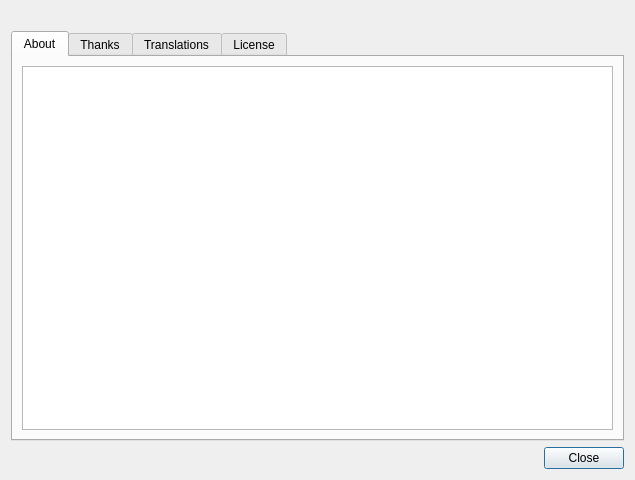
<?xml version="1.0" encoding="UTF-8"?>
<ui version="4.0">
 <class>DialogAbout</class>
 <widget class="QDialog" name="DialogAbout">
  <property name="geometry">
   <rect>
    <x>0</x>
    <y>0</y>
    <width>635</width>
    <height>480</height>
   </rect>
  </property>
  <property name="windowTitle">
   <string>About</string>
  </property>
  <layout class="QVBoxLayout" name="verticalLayout">
   <item>
    <widget class="QLabel" name="label">
     <property name="pixmap">
      <pixmap resource="nedit.qrc">:/res/nedit.png</pixmap>
     </property>
     <property name="alignment">
      <set>Qt::AlignLeading|Qt::AlignLeft|Qt::AlignVCenter</set>
     </property>
    </widget>
   </item>
   <item>
    <widget class="QTabWidget" name="tabWidget">
     <property name="currentIndex">
      <number>0</number>
     </property>
     <widget class="QWidget" name="tab">
      <attribute name="title">
       <string>About</string>
      </attribute>
      <layout class="QGridLayout" name="gridLayout">
       <item row="0" column="0">
        <widget class="QTextEdit" name="textAbout">
         <property name="font">
          <font>
           <family>Monospace</family>
          </font>
         </property>
         <property name="readOnly">
          <bool>true</bool>
         </property>
        </widget>
       </item>
      </layout>
     </widget>
     <widget class="QWidget" name="tab_2">
      <attribute name="title">
       <string>Thanks</string>
      </attribute>
      <layout class="QGridLayout" name="gridLayout_2">
       <item row="0" column="0">
        <widget class="QTextEdit" name="textThanks">
         <property name="font">
          <font>
           <family>Monospace</family>
          </font>
         </property>
         <property name="readOnly">
          <bool>true</bool>
         </property>
         <property name="html">
          <string>&lt;!DOCTYPE HTML PUBLIC &quot;-//W3C//DTD HTML 4.0//EN&quot; &quot;http://www.w3.org/TR/REC-html40/strict.dtd&quot;&gt;
&lt;html&gt;&lt;head&gt;&lt;meta name=&quot;qrichtext&quot; content=&quot;1&quot; /&gt;&lt;style type=&quot;text/css&quot;&gt;
p, li { white-space: pre-wrap; }
&lt;/style&gt;&lt;/head&gt;&lt;body style=&quot; font-family:'Monospace'; font-size:10pt; font-weight:400; font-style:normal;&quot;&gt;
&lt;p style=&quot; margin-top:0px; margin-bottom:0px; margin-left:0px; margin-right:0px; -qt-block-indent:0; text-indent:0px;&quot;&gt;&lt;span style=&quot; font-size:9pt;&quot;&gt;I would like to thank the original authors of NEdit. For years, it has been my editor of choice. I am truly most productive while using it and can only hope to contribute something as useful.&lt;/span&gt;&lt;/p&gt;
&lt;p style=&quot;-qt-paragraph-type:empty; margin-top:0px; margin-bottom:0px; margin-left:0px; margin-right:0px; -qt-block-indent:0; text-indent:0px; font-size:9pt;&quot;&gt;&lt;br /&gt;&lt;/p&gt;
&lt;p style=&quot; margin-top:0px; margin-bottom:0px; margin-left:0px; margin-right:0px; -qt-block-indent:0; text-indent:0px;&quot;&gt;&lt;span style=&quot; font-size:9pt; font-weight:600;&quot;&gt;Thank you to those who wrote the original NEdit:&lt;/span&gt;&lt;/p&gt;
&lt;p style=&quot;-qt-paragraph-type:empty; margin-top:0px; margin-bottom:0px; margin-left:0px; margin-right:0px; -qt-block-indent:0; text-indent:0px; font-size:9pt;&quot;&gt;&lt;br /&gt;&lt;/p&gt;
&lt;p style=&quot; margin-top:0px; margin-bottom:0px; margin-left:0px; margin-right:0px; -qt-block-indent:0; text-indent:0px;&quot;&gt;&lt;span style=&quot; font-size:9pt;&quot;&gt;Mark Edel, Joy Kyriakopulos, Christopher Conrad, Jim Clark, Arnulfo Zepeda-Navratil, Suresh Ravoor, Tony Balinski, Max Vohlken, Yunliang Yu, Donna Reid, Arne Førlie, Eddy De Greef, Steve LoBasso, Alexander Mai, Scott Tringali, Thorsten Haude, Steve Haehn, Andrew Hood, Nathaniel Gray, and TK Soh.&lt;/span&gt;&lt;/p&gt;
&lt;p style=&quot; margin-top:0px; margin-bottom:0px; margin-left:0px; margin-right:0px; -qt-block-indent:0; text-indent:0px;&quot;&gt;&lt;span style=&quot; font-size:9pt; font-weight:600;&quot;&gt;&lt;br /&gt;Thank you to those who wrote the regex engine which NEdit adapted:&lt;/span&gt;&lt;span style=&quot; font-size:9pt;&quot;&gt;&lt;br /&gt;&lt;/span&gt;&lt;/p&gt;
&lt;p style=&quot; margin-top:0px; margin-bottom:0px; margin-left:0px; margin-right:0px; -qt-block-indent:0; text-indent:0px;&quot;&gt;&lt;span style=&quot; font-size:9pt;&quot;&gt;The regular expression matching routines used in NEdit are adapted (with permission) from original code written by Henry Spencer at the University of Toronto.&lt;br /&gt;&lt;br /&gt;&lt;/span&gt;&lt;span style=&quot; font-size:9pt; font-weight:600;&quot;&gt;Thank you to those who wrote the original syntax highlighting patterns:&lt;/span&gt;&lt;/p&gt;
&lt;p style=&quot;-qt-paragraph-type:empty; margin-top:0px; margin-bottom:0px; margin-left:0px; margin-right:0px; -qt-block-indent:0; text-indent:0px; font-size:9pt;&quot;&gt;&lt;br /&gt;&lt;/p&gt;
&lt;p style=&quot; margin-top:0px; margin-bottom:0px; margin-left:0px; margin-right:0px; -qt-block-indent:0; text-indent:0px;&quot;&gt;&lt;span style=&quot; font-size:9pt;&quot;&gt;Simon T. MacDonald,  Maurice Leysens, Matt Majka, Alfred Smeenk, Alain Fargues, Christopher Conrad, Scott Markinson, Konrad Bernloehr, Ivan Herman, Patrice Venant, Christian Denat, Philippe Couton, Max Vohlken, Markus Schwarzenberg, Himanshu Gohel, Steven C. Kapp, Michael Turomsha, John Fieber, Chris Ross, Nathaniel Gray, Joachim Lous, Mike Duigou, Seak Teng-Fong, Joor Loohuis, Mark Jones, and Niek van den Berg.&lt;br /&gt;&lt;br /&gt;If there is someone who I have overlooked, please let me know.&lt;/span&gt;&lt;/p&gt;&lt;/body&gt;&lt;/html&gt;</string>
         </property>
        </widget>
       </item>
      </layout>
     </widget>
     <widget class="QWidget" name="tab_3">
      <attribute name="title">
       <string>Translations</string>
      </attribute>
      <layout class="QGridLayout" name="gridLayout_3">
       <item row="0" column="0">
        <widget class="QTextEdit" name="textTranslations">
         <property name="font">
          <font>
           <family>Monospace</family>
          </font>
         </property>
         <property name="readOnly">
          <bool>true</bool>
         </property>
         <property name="html">
          <string>&lt;!DOCTYPE HTML PUBLIC &quot;-//W3C//DTD HTML 4.0//EN&quot; &quot;http://www.w3.org/TR/REC-html40/strict.dtd&quot;&gt;
&lt;html&gt;&lt;head&gt;&lt;meta name=&quot;qrichtext&quot; content=&quot;1&quot; /&gt;&lt;style type=&quot;text/css&quot;&gt;
p, li { white-space: pre-wrap; }
&lt;/style&gt;&lt;/head&gt;&lt;body style=&quot; font-family:'Monospace'; font-size:10pt; font-weight:400; font-style:normal;&quot;&gt;
&lt;p style=&quot; margin-top:12px; margin-bottom:12px; margin-left:0px; margin-right:0px; -qt-block-indent:0; text-indent:0px;&quot;&gt;&lt;span style=&quot; font-size:9pt;&quot;&gt;Xuo &amp;lt;https://github.com/ericxuo&amp;gt; - French&lt;/span&gt;&lt;/p&gt;
&lt;p style=&quot; margin-top:12px; margin-bottom:12px; margin-left:0px; margin-right:0px; -qt-block-indent:0; text-indent:0px;&quot;&gt;&lt;span style=&quot; font-size:9pt;&quot;&gt;&lt;br /&gt;Care to be the first? Email the author at &lt;/span&gt;&lt;a href=&quot;mailto:evan.teran@gmail.com&quot;&gt;&lt;span style=&quot; font-size:9pt; text-decoration: underline; color:#0057ae;&quot;&gt;evan.teran@gmail.com&lt;/span&gt;&lt;/a&gt;&lt;/p&gt;&lt;/body&gt;&lt;/html&gt;</string>
         </property>
         <property name="textInteractionFlags">
          <set>Qt::LinksAccessibleByMouse|Qt::TextSelectableByMouse</set>
         </property>
        </widget>
       </item>
      </layout>
     </widget>
     <widget class="QWidget" name="tab_4">
      <attribute name="title">
       <string>License</string>
      </attribute>
      <layout class="QGridLayout" name="gridLayout_4">
       <item row="0" column="0">
        <widget class="QPlainTextEdit" name="textLicense">
         <property name="font">
          <font>
           <family>Monospace</family>
          </font>
         </property>
         <property name="lineWrapMode">
          <enum>QPlainTextEdit::NoWrap</enum>
         </property>
         <property name="readOnly">
          <bool>true</bool>
         </property>
         <property name="plainText">
          <string>                    GNU GENERAL PUBLIC LICENSE
                       Version 2, June 1991

 Copyright (C) 1989, 1991 Free Software Foundation, Inc.,
 51 Franklin Street, Fifth Floor, Boston, MA 02110-1301 USA
 Everyone is permitted to copy and distribute verbatim copies
 of this license document, but changing it is not allowed.

                            Preamble

  The licenses for most software are designed to take away your
freedom to share and change it.  By contrast, the GNU General Public
License is intended to guarantee your freedom to share and change free
software--to make sure the software is free for all its users.  This
General Public License applies to most of the Free Software
Foundation's software and to any other program whose authors commit to
using it.  (Some other Free Software Foundation software is covered by
the GNU Lesser General Public License instead.)  You can apply it to
your programs, too.

  When we speak of free software, we are referring to freedom, not
price.  Our General Public Licenses are designed to make sure that you
have the freedom to distribute copies of free software (and charge for
this service if you wish), that you receive source code or can get it
if you want it, that you can change the software or use pieces of it
in new free programs; and that you know you can do these things.

  To protect your rights, we need to make restrictions that forbid
anyone to deny you these rights or to ask you to surrender the rights.
These restrictions translate to certain responsibilities for you if you
distribute copies of the software, or if you modify it.

  For example, if you distribute copies of such a program, whether
gratis or for a fee, you must give the recipients all the rights that
you have.  You must make sure that they, too, receive or can get the
source code.  And you must show them these terms so they know their
rights.

  We protect your rights with two steps: (1) copyright the software, and
(2) offer you this license which gives you legal permission to copy,
distribute and/or modify the software.

  Also, for each author's protection and ours, we want to make certain
that everyone understands that there is no warranty for this free
software.  If the software is modified by someone else and passed on, we
want its recipients to know that what they have is not the original, so
that any problems introduced by others will not reflect on the original
authors' reputations.

  Finally, any free program is threatened constantly by software
patents.  We wish to avoid the danger that redistributors of a free
program will individually obtain patent licenses, in effect making the
program proprietary.  To prevent this, we have made it clear that any
patent must be licensed for everyone's free use or not licensed at all.

  The precise terms and conditions for copying, distribution and
modification follow.

                    GNU GENERAL PUBLIC LICENSE
   TERMS AND CONDITIONS FOR COPYING, DISTRIBUTION AND MODIFICATION

  0. This License applies to any program or other work which contains
a notice placed by the copyright holder saying it may be distributed
under the terms of this General Public License.  The &quot;Program&quot;, below,
refers to any such program or work, and a &quot;work based on the Program&quot;
means either the Program or any derivative work under copyright law:
that is to say, a work containing the Program or a portion of it,
either verbatim or with modifications and/or translated into another
language.  (Hereinafter, translation is included without limitation in
the term &quot;modification&quot;.)  Each licensee is addressed as &quot;you&quot;.

Activities other than copying, distribution and modification are not
covered by this License; they are outside its scope.  The act of
running the Program is not restricted, and the output from the Program
is covered only if its contents constitute a work based on the
Program (independent of having been made by running the Program).
Whether that is true depends on what the Program does.

  1. You may copy and distribute verbatim copies of the Program's
source code as you receive it, in any medium, provided that you
conspicuously and appropriately publish on each copy an appropriate
copyright notice and disclaimer of warranty; keep intact all the
notices that refer to this License and to the absence of any warranty;
and give any other recipients of the Program a copy of this License
along with the Program.

You may charge a fee for the physical act of transferring a copy, and
you may at your option offer warranty protection in exchange for a fee.

  2. You may modify your copy or copies of the Program or any portion
of it, thus forming a work based on the Program, and copy and
distribute such modifications or work under the terms of Section 1
above, provided that you also meet all of these conditions:

    a) You must cause the modified files to carry prominent notices
    stating that you changed the files and the date of any change.

    b) You must cause any work that you distribute or publish, that in
    whole or in part contains or is derived from the Program or any
    part thereof, to be licensed as a whole at no charge to all third
    parties under the terms of this License.

    c) If the modified program normally reads commands interactively
    when run, you must cause it, when started running for such
    interactive use in the most ordinary way, to print or display an
    announcement including an appropriate copyright notice and a
    notice that there is no warranty (or else, saying that you provide
    a warranty) and that users may redistribute the program under
    these conditions, and telling the user how to view a copy of this
    License.  (Exception: if the Program itself is interactive but
    does not normally print such an announcement, your work based on
    the Program is not required to print an announcement.)

These requirements apply to the modified work as a whole.  If
identifiable sections of that work are not derived from the Program,
and can be reasonably considered independent and separate works in
themselves, then this License, and its terms, do not apply to those
sections when you distribute them as separate works.  But when you
distribute the same sections as part of a whole which is a work based
on the Program, the distribution of the whole must be on the terms of
this License, whose permissions for other licensees extend to the
entire whole, and thus to each and every part regardless of who wrote it.

Thus, it is not the intent of this section to claim rights or contest
your rights to work written entirely by you; rather, the intent is to
exercise the right to control the distribution of derivative or
collective works based on the Program.

In addition, mere aggregation of another work not based on the Program
with the Program (or with a work based on the Program) on a volume of
a storage or distribution medium does not bring the other work under
the scope of this License.

  3. You may copy and distribute the Program (or a work based on it,
under Section 2) in object code or executable form under the terms of
Sections 1 and 2 above provided that you also do one of the following:

    a) Accompany it with the complete corresponding machine-readable
    source code, which must be distributed under the terms of Sections
    1 and 2 above on a medium customarily used for software interchange; or,

    b) Accompany it with a written offer, valid for at least three
    years, to give any third party, for a charge no more than your
    cost of physically performing source distribution, a complete
    machine-readable copy of the corresponding source code, to be
    distributed under the terms of Sections 1 and 2 above on a medium
    customarily used for software interchange; or,

    c) Accompany it with the information you received as to the offer
    to distribute corresponding source code.  (This alternative is
    allowed only for noncommercial distribution and only if you
    received the program in object code or executable form with such
    an offer, in accord with Subsection b above.)

The source code for a work means the preferred form of the work for
making modifications to it.  For an executable work, complete source
code means all the source code for all modules it contains, plus any
associated interface definition files, plus the scripts used to
control compilation and installation of the executable.  However, as a
special exception, the source code distributed need not include
anything that is normally distributed (in either source or binary
form) with the major components (compiler, kernel, and so on) of the
operating system on which the executable runs, unless that component
itself accompanies the executable.

If distribution of executable or object code is made by offering
access to copy from a designated place, then offering equivalent
access to copy the source code from the same place counts as
distribution of the source code, even though third parties are not
compelled to copy the source along with the object code.

  4. You may not copy, modify, sublicense, or distribute the Program
except as expressly provided under this License.  Any attempt
otherwise to copy, modify, sublicense or distribute the Program is
void, and will automatically terminate your rights under this License.
However, parties who have received copies, or rights, from you under
this License will not have their licenses terminated so long as such
parties remain in full compliance.

  5. You are not required to accept this License, since you have not
signed it.  However, nothing else grants you permission to modify or
distribute the Program or its derivative works.  These actions are
prohibited by law if you do not accept this License.  Therefore, by
modifying or distributing the Program (or any work based on the
Program), you indicate your acceptance of this License to do so, and
all its terms and conditions for copying, distributing or modifying
the Program or works based on it.

  6. Each time you redistribute the Program (or any work based on the
Program), the recipient automatically receives a license from the
original licensor to copy, distribute or modify the Program subject to
these terms and conditions.  You may not impose any further
restrictions on the recipients' exercise of the rights granted herein.
You are not responsible for enforcing compliance by third parties to
this License.

  7. If, as a consequence of a court judgment or allegation of patent
infringement or for any other reason (not limited to patent issues),
conditions are imposed on you (whether by court order, agreement or
otherwise) that contradict the conditions of this License, they do not
excuse you from the conditions of this License.  If you cannot
distribute so as to satisfy simultaneously your obligations under this
License and any other pertinent obligations, then as a consequence you
may not distribute the Program at all.  For example, if a patent
license would not permit royalty-free redistribution of the Program by
all those who receive copies directly or indirectly through you, then
the only way you could satisfy both it and this License would be to
refrain entirely from distribution of the Program.

If any portion of this section is held invalid or unenforceable under
any particular circumstance, the balance of the section is intended to
apply and the section as a whole is intended to apply in other
circumstances.

It is not the purpose of this section to induce you to infringe any
patents or other property right claims or to contest validity of any
such claims; this section has the sole purpose of protecting the
integrity of the free software distribution system, which is
implemented by public license practices.  Many people have made
generous contributions to the wide range of software distributed
through that system in reliance on consistent application of that
system; it is up to the author/donor to decide if he or she is willing
to distribute software through any other system and a licensee cannot
impose that choice.

This section is intended to make thoroughly clear what is believed to
be a consequence of the rest of this License.

  8. If the distribution and/or use of the Program is restricted in
certain countries either by patents or by copyrighted interfaces, the
original copyright holder who places the Program under this License
may add an explicit geographical distribution limitation excluding
those countries, so that distribution is permitted only in or among
countries not thus excluded.  In such case, this License incorporates
the limitation as if written in the body of this License.

  9. The Free Software Foundation may publish revised and/or new versions
of the General Public License from time to time.  Such new versions will
be similar in spirit to the present version, but may differ in detail to
address new problems or concerns.

Each version is given a distinguishing version number.  If the Program
specifies a version number of this License which applies to it and &quot;any
later version&quot;, you have the option of following the terms and conditions
either of that version or of any later version published by the Free
Software Foundation.  If the Program does not specify a version number of
this License, you may choose any version ever published by the Free Software
Foundation.

  10. If you wish to incorporate parts of the Program into other free
programs whose distribution conditions are different, write to the author
to ask for permission.  For software which is copyrighted by the Free
Software Foundation, write to the Free Software Foundation; we sometimes
make exceptions for this.  Our decision will be guided by the two goals
of preserving the free status of all derivatives of our free software and
of promoting the sharing and reuse of software generally.

                            NO WARRANTY

  11. BECAUSE THE PROGRAM IS LICENSED FREE OF CHARGE, THERE IS NO WARRANTY
FOR THE PROGRAM, TO THE EXTENT PERMITTED BY APPLICABLE LAW.  EXCEPT WHEN
OTHERWISE STATED IN WRITING THE COPYRIGHT HOLDERS AND/OR OTHER PARTIES
PROVIDE THE PROGRAM &quot;AS IS&quot; WITHOUT WARRANTY OF ANY KIND, EITHER EXPRESSED
OR IMPLIED, INCLUDING, BUT NOT LIMITED TO, THE IMPLIED WARRANTIES OF
MERCHANTABILITY AND FITNESS FOR A PARTICULAR PURPOSE.  THE ENTIRE RISK AS
TO THE QUALITY AND PERFORMANCE OF THE PROGRAM IS WITH YOU.  SHOULD THE
PROGRAM PROVE DEFECTIVE, YOU ASSUME THE COST OF ALL NECESSARY SERVICING,
REPAIR OR CORRECTION.

  12. IN NO EVENT UNLESS REQUIRED BY APPLICABLE LAW OR AGREED TO IN WRITING
WILL ANY COPYRIGHT HOLDER, OR ANY OTHER PARTY WHO MAY MODIFY AND/OR
REDISTRIBUTE THE PROGRAM AS PERMITTED ABOVE, BE LIABLE TO YOU FOR DAMAGES,
INCLUDING ANY GENERAL, SPECIAL, INCIDENTAL OR CONSEQUENTIAL DAMAGES ARISING
OUT OF THE USE OR INABILITY TO USE THE PROGRAM (INCLUDING BUT NOT LIMITED
TO LOSS OF DATA OR DATA BEING RENDERED INACCURATE OR LOSSES SUSTAINED BY
YOU OR THIRD PARTIES OR A FAILURE OF THE PROGRAM TO OPERATE WITH ANY OTHER
PROGRAMS), EVEN IF SUCH HOLDER OR OTHER PARTY HAS BEEN ADVISED OF THE
POSSIBILITY OF SUCH DAMAGES.

                     END OF TERMS AND CONDITIONS

            How to Apply These Terms to Your New Programs

  If you develop a new program, and you want it to be of the greatest
possible use to the public, the best way to achieve this is to make it
free software which everyone can redistribute and change under these terms.

  To do so, attach the following notices to the program.  It is safest
to attach them to the start of each source file to most effectively
convey the exclusion of warranty; and each file should have at least
the &quot;copyright&quot; line and a pointer to where the full notice is found.

    &lt;one line to give the program's name and a brief idea of what it does.&gt;
    Copyright (C) &lt;year&gt;  &lt;name of author&gt;

    This program is free software; you can redistribute it and/or modify
    it under the terms of the GNU General Public License as published by
    the Free Software Foundation; either version 2 of the License, or
    (at your option) any later version.

    This program is distributed in the hope that it will be useful,
    but WITHOUT ANY WARRANTY; without even the implied warranty of
    MERCHANTABILITY or FITNESS FOR A PARTICULAR PURPOSE.  See the
    GNU General Public License for more details.

    You should have received a copy of the GNU General Public License along
    with this program; if not, write to the Free Software Foundation, Inc.,
    51 Franklin Street, Fifth Floor, Boston, MA 02110-1301 USA.

Also add information on how to contact you by electronic and paper mail.

If the program is interactive, make it output a short notice like this
when it starts in an interactive mode:

    Gnomovision version 69, Copyright (C) year name of author
    Gnomovision comes with ABSOLUTELY NO WARRANTY; for details type `show w'.
    This is free software, and you are welcome to redistribute it
    under certain conditions; type `show c' for details.

The hypothetical commands `show w' and `show c' should show the appropriate
parts of the General Public License.  Of course, the commands you use may
be called something other than `show w' and `show c'; they could even be
mouse-clicks or menu items--whatever suits your program.

You should also get your employer (if you work as a programmer) or your
school, if any, to sign a &quot;copyright disclaimer&quot; for the program, if
necessary.  Here is a sample; alter the names:

  Yoyodyne, Inc., hereby disclaims all copyright interest in the program
  `Gnomovision' (which makes passes at compilers) written by James Hacker.

  &lt;signature of Ty Coon&gt;, 1 April 1989
  Ty Coon, President of Vice

This General Public License does not permit incorporating your program into
proprietary programs.  If your program is a subroutine library, you may
consider it more useful to permit linking proprietary applications with the
library.  If this is what you want to do, use the GNU Lesser General
Public License instead of this License.
</string>
         </property>
        </widget>
       </item>
      </layout>
     </widget>
    </widget>
   </item>
   <item>
    <widget class="QDialogButtonBox" name="buttonBox">
     <property name="orientation">
      <enum>Qt::Horizontal</enum>
     </property>
     <property name="standardButtons">
      <set>QDialogButtonBox::Close</set>
     </property>
    </widget>
   </item>
  </layout>
 </widget>
 <resources>
  <include location="nedit.qrc"/>
 </resources>
 <connections>
  <connection>
   <sender>buttonBox</sender>
   <signal>rejected()</signal>
   <receiver>DialogAbout</receiver>
   <slot>reject()</slot>
   <hints>
    <hint type="sourcelabel">
     <x>579</x>
     <y>454</y>
    </hint>
    <hint type="destinationlabel">
     <x>591</x>
     <y>435</y>
    </hint>
   </hints>
  </connection>
 </connections>
</ui>
